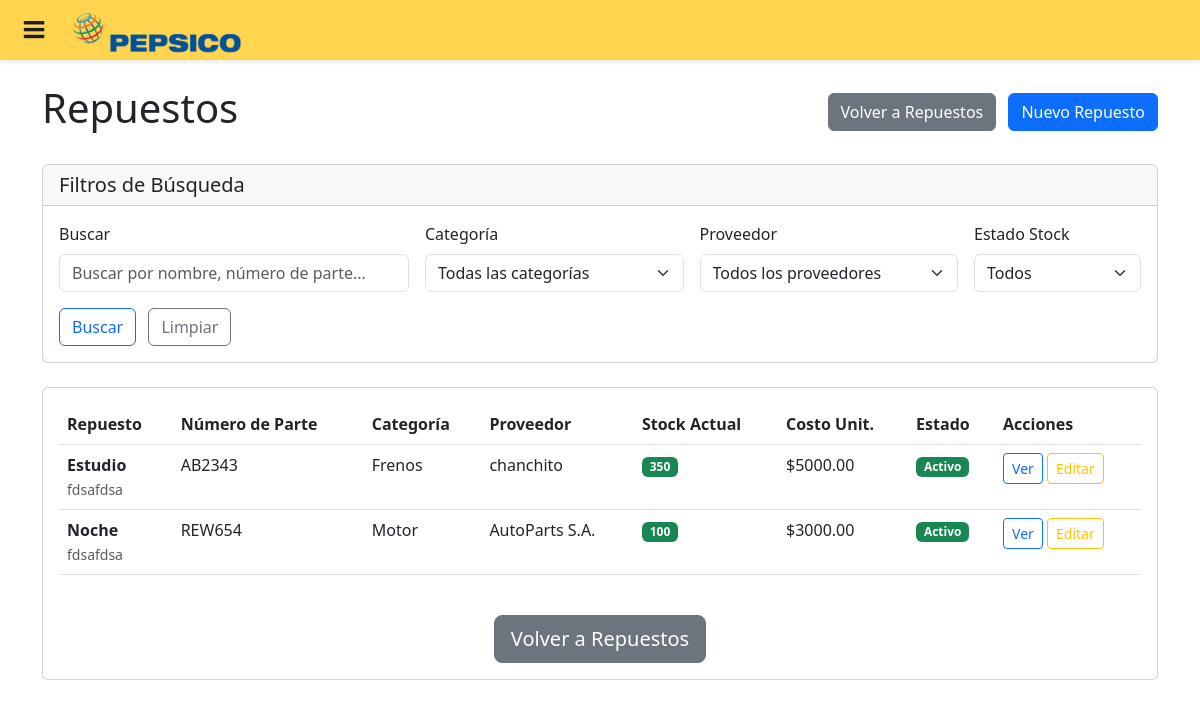
The page /repuestos/repuestos/ (signed in) on the database as committed earlier.
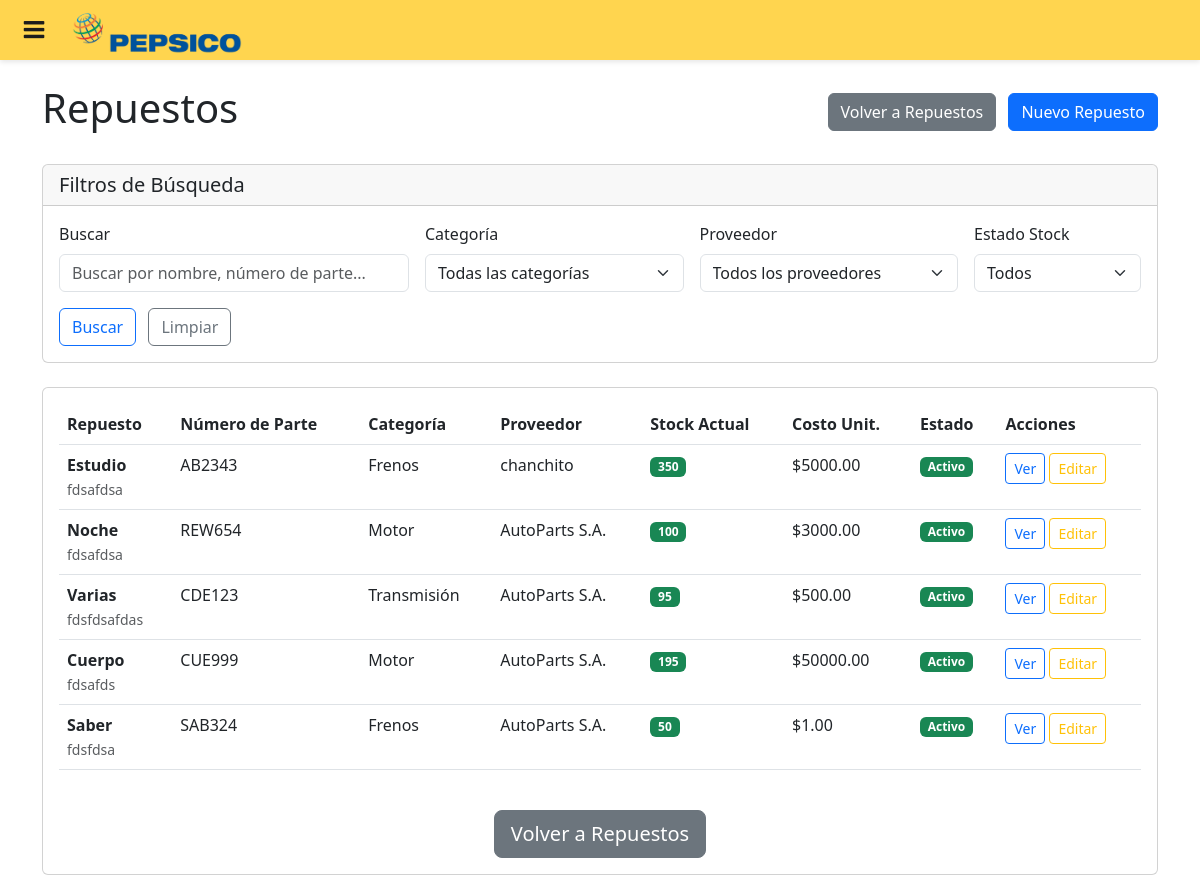
The same page on the database as committed later.
### repuestos/models.py (models this page shows, shortened)
class SparePartStock(models.Model):
    repuesto = models.OneToOneField(
        Repuesto, on_delete=models.CASCADE, related_name='stock_info'
    )
    category = models.ForeignKey(
        SparePartCategory, on_delete=models.SET_NULL, null=True, blank=True
    )
    supplier = models.ForeignKey(
        Supplier, on_delete=models.SET_NULL, null=True, blank=True
    )
    part_number = models.CharField(max_length=50, null=True, blank=True)
    description = models.TextField(null=True, blank=True)
    unit_cost = models.DecimalField(max_digits=10, decimal_places=2, default=0)
    selling_price = models.DecimalField(max_digits=10, decimal_places=2, null=True, blank=True)
    current_stock = models.IntegerField(default=0)
    minimum_stock = models.IntegerField(default=0)
    maximum_stock = models.IntegerField(default=0)
    location = models.CharField(max_length=100, null=True, blank=True)
    is_active = models.BooleanField(default=True)
    requires_approval = models.BooleanField(default=False)
    created_by = models.ForeignKey(
        FlotaUser, on_delete=models.SET_NULL, null=True, blank=True,
        related_name='created_spare_parts'
    )
    created_at = models.DateTimeField(auto_now_add=True)
    updated_at = models.DateTimeField(auto_now=True)
    def is_low_stock(self):
        return self.current_stock <= self.minimum_stock
    class Meta:
        db_table = 'SparePartStocks'
        verbose_name = 'Stock de Repuesto'
        verbose_name_plural = 'Stocks de Repuestos'

class SparePartCategory(models.Model):
    id_category = models.AutoField(primary_key=True)
    name = models.CharField(max_length=100, unique=True)
    description = models.TextField(null=True, blank=True)
    parent_category = models.ForeignKey(
        'self', on_delete=models.SET_NULL, null=True, blank=True,
        related_name='subcategories'
    )
    created_at = models.DateTimeField(auto_now_add=True)
    updated_at = models.DateTimeField(auto_now=True)
    def __str__(self):
        return self.name
    class Meta:
        db_table = 'SparePartCategories'
        verbose_name = 'Categoría de Repuesto'
        verbose_name_plural = 'Categorías de Repuestos'

class Supplier(models.Model):
    id_supplier = models.AutoField(primary_key=True)
    name = models.CharField(max_length=100)
    contact_person = models.CharField(max_length=100, null=True, blank=True)
    phone = models.CharField(max_length=20, null=True, blank=True)
    email = models.EmailField(null=True, blank=True)
    address = models.TextField(null=True, blank=True)
    is_active = models.BooleanField(default=True)
    created_at = models.DateTimeField(auto_now_add=True)
    updated_at = models.DateTimeField(auto_now=True)
    def __str__(self):
        return self.name
    class Meta:
        db_table = 'Suppliers'
        verbose_name = 'Proveedor'
        verbose_name_plural = 'Proveedores'

### documents/models.py (models this page shows, shortened)
class Repuesto(models.Model):
    id_repuesto = models.AutoField(primary_key=True)
    name = models.CharField(max_length=100)
    quantity = models.IntegerField()
    task = models.ForeignKey(
        Task, on_delete=models.SET_NULL, db_column='task_id', null=True, blank=True)
    delivery_datetime = models.DateTimeField()
    class Meta:
        db_table = 'Repuestos'

### repuestos/views.py (the view, shortened to what this page needs)
# urls.py: path('repuestos/', views.spare_part_list, name='spare_part_list'),
@login_required
def spare_part_list(request):
    search_form = SparePartSearchForm(request.GET)
    spare_parts = SparePartStock.objects.select_related('repuesto', 'category', 'supplier').filter(is_active=True)
    if search_form.is_valid():
        search = search_form.cleaned_data.get('search')
        category = search_form.cleaned_data.get('category')
        supplier = search_form.cleaned_data.get('supplier')
        stock_status = search_form.cleaned_data.get('stock_status')
        if search:
            spare_parts = spare_parts.filter(
                Q(repuesto__name__icontains=search) |
                Q(part_number__icontains=search) |
                Q(description__icontains=search)
            )
        if category:
            spare_parts = spare_parts.filter(category=category)
        if supplier:
            spare_parts = spare_parts.filter(supplier=supplier)
    paginator = Paginator(spare_parts, 25)
    page_number = request.GET.get('page')
    page_obj = paginator.get_page(page_number)
    context = {
        'page_obj': page_obj,
        'search_form': search_form,
    }
    return render(request, 'repuestos/spare_part_list.html', context)

### repuestos/forms.py
class SparePartSearchForm(forms.Form):
    search = forms.CharField(
        required=False,
        widget=forms.TextInput(attrs={
            'class': 'form-control',
            'placeholder': 'Buscar por nombre, número de parte...'
        })
    )
    category = forms.ModelChoiceField(
        queryset=SparePartCategory.objects.all(),
        required=False,
        empty_label="Todas las categorías",
        widget=forms.Select(attrs={
            'class': 'form-select'
        })
    )
    supplier = forms.ModelChoiceField(
        queryset=Supplier.objects.all(),
        required=False,
        empty_label="Todos los proveedores",
        widget=forms.Select(attrs={
            'class': 'form-select'
        })
    )
    stock_status = forms.ChoiceField(
        choices=[
            ('', 'Todos'),
            ('low', 'Stock Bajo'),
            ('normal', 'Stock Normal'),
            ('over', 'Sobre Stock'),
            ('out', 'Sin Stock'),
        ],
        required=False,
        widget=forms.Select(attrs={
            'class': 'form-select'
        })
    )

### repuestos/templates/repuestos/spare_part_list.html (shortened to what the changed rows need)
{% extends 'base.html' %}
{% load static %}
{% block content %}
<div class="container mt-4">
  <div class="row">
    <div class="col-12">
      <div class="d-flex justify-content-between align-items-center mb-4">
        <h1>
           Repuestos
        </h1>
      </div>
    </div>
  </div>
  <div class="row">
    <div class="col-12">
      <div class="card">
        <div class="card-body">
          {% if page_obj %}
          <div class="table-responsive">
            <table class="table table-hover">
              <thead>
                <tr>
                  <th>Repuesto</th>
                  <th>Número de Parte</th>
                  <th>Categoría</th>
                  <th>Proveedor</th>
                  <th>Stock Actual</th>
                  <th>Costo Unit.</th>
                  <th>Estado</th>
                  <th>Acciones</th>
                </tr>
              </thead>
              <tbody>
                {% for stock_info in page_obj %}
                <tr>
                  <td>
                    <strong>{{ stock_info.repuesto.name }}</strong>
                    {% if stock_info.description %}
                    <br><small class="text-muted">{{ stock_info.description|truncatechars:50 }}</small>
                    {% endif %}
                  </td>
                  <td>{{ stock_info.part_number|default:"-" }}</td>
                  <td>{{ stock_info.category.name|default:"Sin categoría" }}</td>
                  <td>{{ stock_info.supplier.name|default:"Sin proveedor" }}</td>
                  <td>
                    <span class="badge bg-{% if stock_info.is_low_stock %}danger{% elif stock_info.current_stock == 0 %}dark{% else %}success{% endif %}">
                      {% if stock_info.current_stock == 0 %}Sin stock{% else %}{{ stock_info.current_stock }}{% endif %}
                    </span>
                  </td>
                  <td>${{ stock_info.unit_cost|floatformat:2 }}</td>
                  <td>
                    {% if stock_info.is_active %}
                    <span class="badge bg-success">Activo</span>
                    {% else %}
                    <span class="badge bg-secondary">Inactivo</span>
                    {% endif %}
                  </td>
                  <td>
                    <a href="{% url 'repuestos:spare_part_detail' stock_info.pk %}" class="btn btn-sm btn-outline-primary" title="Ver detalle">
                       Ver
                    </a>
                    <a href="{% url 'repuestos:spare_part_update' stock_info.pk %}" class="btn btn-sm btn-outline-warning" title="Editar">
                       Editar
                    </a>
                  </td>
                </tr>
                {% endfor %}
              </tbody>
            </table>
          </div>
          {% endif %}
        </div>
      </div>
    </div>
  </div>
</div>
{% endblock %}

Rows that differ between the two databases and show on the page:
added SparePartStock: repuesto.name "Varias", description "fdsfdsafdas", part_number "CDE123", category.name "Transmisión", supplier.name "AutoParts S.A.", current_stock "95", unit_cost "500.00", is_active "Activo"
added SparePartStock: repuesto.name "Cuerpo", description "fdsafds", part_number "CUE999", category.name "Motor", supplier.name "AutoParts S.A.", current_stock "195", unit_cost "50000.00", is_active "Activo"
added SparePartStock: repuesto.name "Saber", description "fdsfdsa", part_number "SAB324", category.name "Frenos", supplier.name "AutoParts S.A.", current_stock "50", unit_cost "1.00", is_active "Activo"
